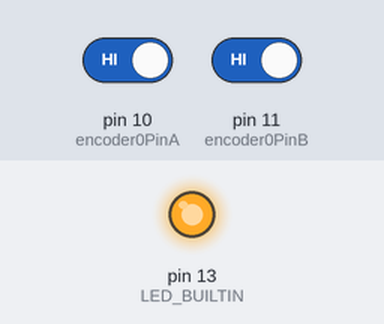
Bench run of a sketch on a simulated Arduino Uno, built with avr-gcc and run on an emulated ATmega328P. Parts: output pins drawn as LEDs (lit = HIGH). The test bench sets the inputs (shaded band); at power-on: pin 10 (encoder0PinA) HIGH, pin 11 (encoder0PinB) HIGH. What the sketch prints to the serial monitor is not drawn.

Above: at 0.1 s.
Timing chart, 0 to 1.6 s (numbered marks = the images above):
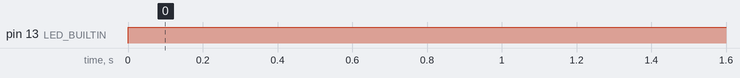

The sketch:

encoder_reader.ino
```cpp
int val;
int encoder0PinA = 10;
int encoder0PinB = 11;
int encoder0Pos = 0;
int encoder0PinALast = LOW;
int n = LOW;

void setup() {
  pinMode(encoder0PinA, INPUT);
  pinMode(encoder0PinB, INPUT);
  pinMode(LED_BUILTIN, OUTPUT);
  Serial.begin(9600);
}

void loop() {
  n = digitalRead(encoder0PinA);
  if ((encoder0PinALast == LOW) && (n == HIGH)) {
    if (digitalRead(encoder0PinB) == LOW) {
      encoder0Pos--;
    } else {
      encoder0Pos++;
    }
    Serial.println(encoder0Pos);
    digitalWrite(LED_BUILTIN, n);
  }
  encoder0PinALast = n;
  //delay(10);
}
```

Measured:
- by itself, pin 13 (LED_BUILTIN): LOW → HIGH at 0.00 s
